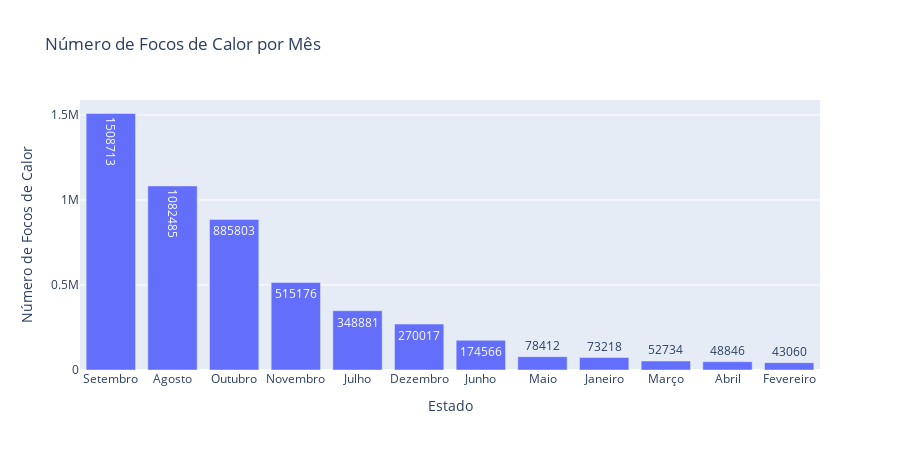

The cell this chart's notebook holds for it:
### Code cell
plot_forest_fires_month(base)

### Figure 1 — Plotly figure (JSON) as saved in the notebook; plotly's stock layout.template omitted (floating-point values rounded to 4 significant figures)
{"data": [{"text": [1508713, 1082485, 885803, 515176, 348881, 270017, 174566, 78412, 73218, 52734, 48846, 43060], "textposition": "auto", "type": "bar", "x": ["Setembro", "Agosto", "Outubro", "Novembro", "Julho", "Dezembro", "Junho", "Maio", "Janeiro", "Março", "Abril", "Fevereiro"], "y": [1508713, 1082485, 885803, 515176, 348881, 270017, 174566, 78412, 73218, 52734, 48846, 43060]}], "layout": {"height": 450, "title": {"text": "Número de Focos de Calor por Mês"}, "width": 900, "xaxis": {"title": {"text": "Estado"}}, "yaxis": {"title": {"text": "Número de Focos de Calor"}}}}
